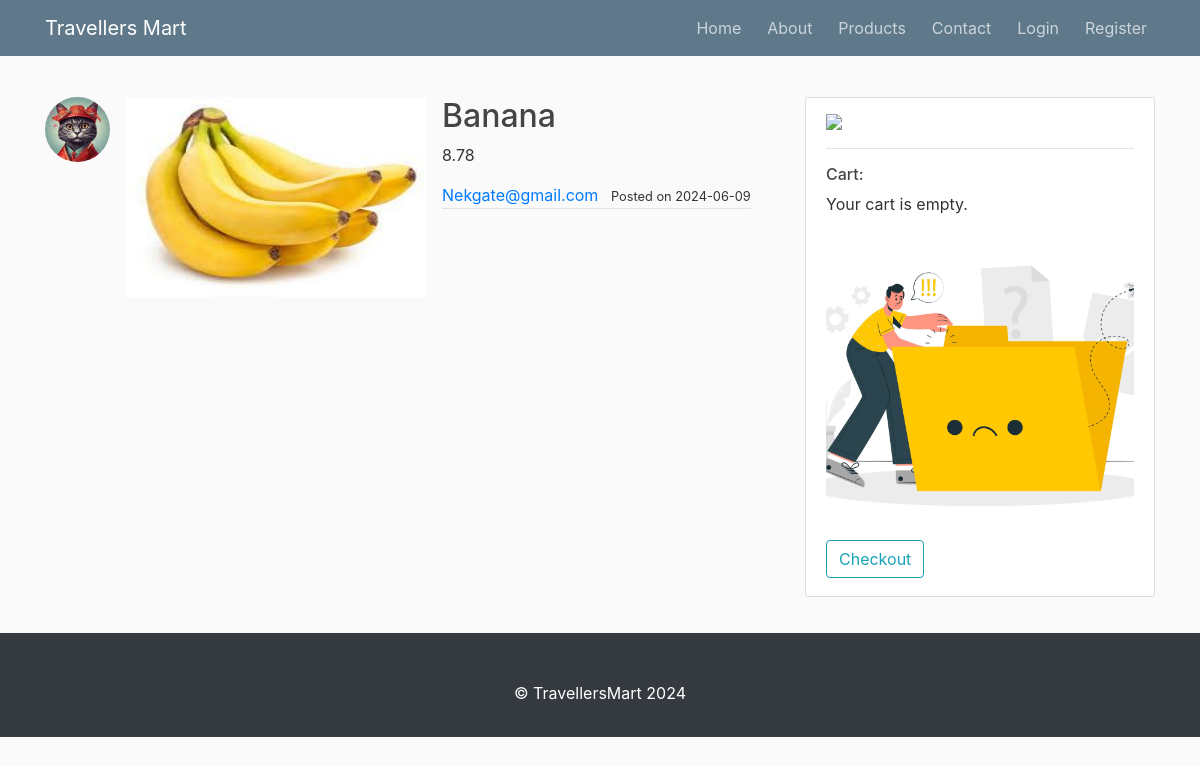
/post/1, run on the app's committed database.
### flask_station/models.py (models this page shows, shortened)
class User(db.Model, UserMixin):
    id = db.Column(db.Integer, primary_key=True)
    username = db.Column(db.String(20), unique=True, nullable=False)
    email = db.Column(db.String(120), unique=True, nullable=False)
    image_file = db.Column(db.String(20), nullable=False, default='default.jpeg')
    password = db.Column(db.String(60), nullable=False)
    posts = db.relationship('Post', backref='merchant', lazy="dynamic")
    cart_items = db.relationship('CartItem', backref='user', lazy=True)

class Post(db.Model):
    id = db.Column(db.Integer, primary_key=True)
    selling_item = db.Column(db.String(100), nullable=False,)
    content = db.Column(db.Text, nullable=False)
    price = db.Column(db.Text, nullable=False)
    image = db.Column(db.String(100), nullable=False)
    date_posted = db.Column(db.DateTime, nullable=False, default=datetime.utcnow)
    user_id = db.Column(db.Integer, db.ForeignKey('user.id'), nullable=False)

### flask_station/posts/routes.py (the view)
@posts.route('/post/<int:post_id>')
def post(post_id):
    post = Post.query.get_or_404(post_id)  # Get the post by ID or return 404 if not found
    return render_template('post.html', title='post.title', post=post)  # Render the post view template

### run.py (called while the page is built)
@app.context_processor
def inject_request_path():
    return dict(request_path=request.path)

### flask_station/templates/post.html (shortened to what this page needs)
{% extends "layout.html" %}
{% block content %}
<div class="col-md-8">
  <article class="media price-section">
    <img class="rounded-circle article-img" src="{{ url_for('static', filename='profile_pics/' + post.merchant.image_file) }}">
    <div class="media-body d-md-flex">
      <img src="{{ url_for('static', filename='post_pics/' + post.image) }}" width="300px" height="200px" alt="">
      <div class="ml-3">
        <h2 class="article-title">{{ post.selling_item }}</h2>
        <p class="article-content">{{ post.price }}</p>
          <div class="article-metadata">
              <a class="mr-2" href="{{ url_for('users.user_posts', username=post.merchant.username) }}">{{ post.merchant.username }}</a>
              <small>Posted on {{ post.date_posted.strftime('%Y-%m-%d') }}</small>
          </div>
      </div>
    </div>
</article>
</div>
    {% endblock content %}

### flask_station/static/styles/main.css (style rules this page uses)
body { background: #fafafa; color: #333333; margin-top: 5rem; }
h1, h2, h3, h4, h5, h6 { color: #444444; }
.article-title { color: #444444; }
.article-content { white-space: pre-line; }
.article-img { height: 65px; width: 65px; margin-right: 16px; }
.article-metadata { padding-bottom: 1px; margin-bottom: 4px; border-bottom: 1px solid #e3e3e3 }

### data on the page
User: image_file (picture), merchant.username "Nekgate@gmail.com"
Post: image (picture), selling_item "Banana", price "8.78", date_posted "2024-06-09"
